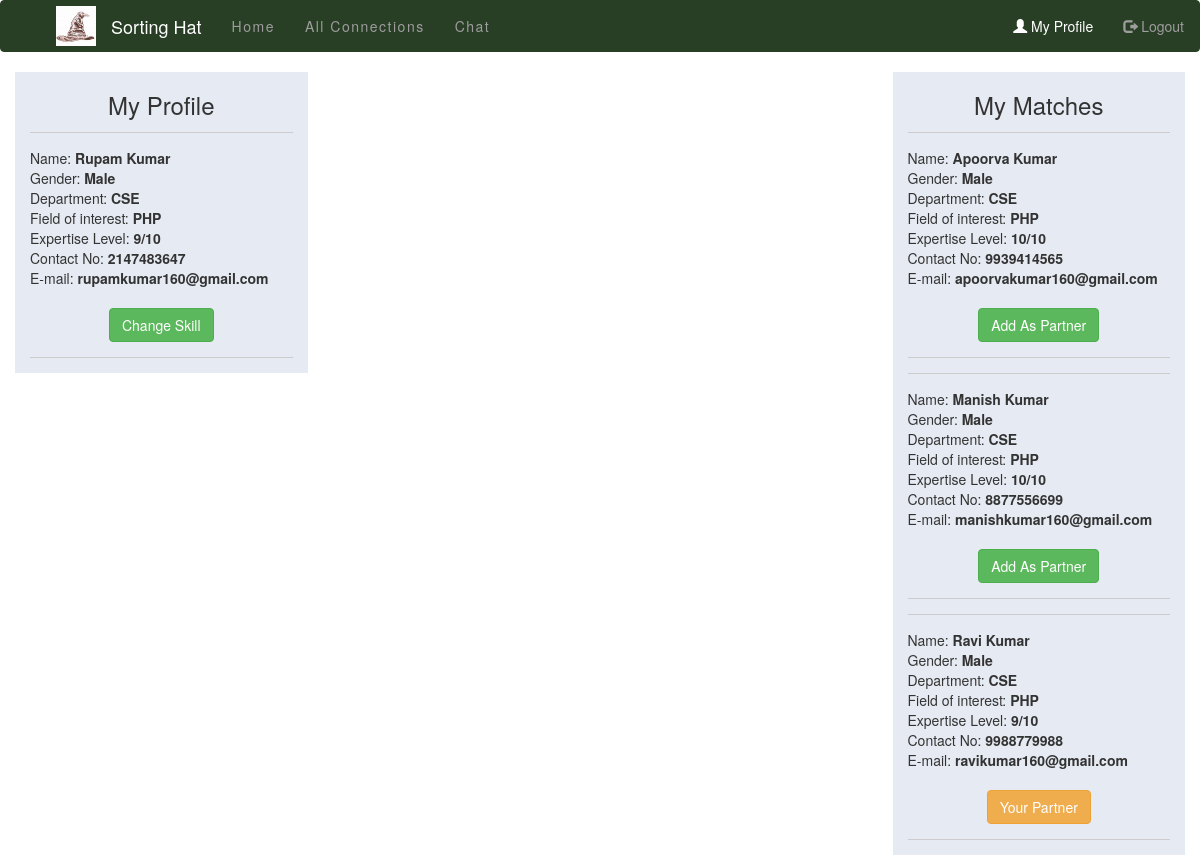
Screenshot of /index.php (signed in) with the database file from the repository.
### tables this page shows
CREATE TABLE `user` (
  `id` int(11) NOT NULL,
  `name` varchar(255) NOT NULL,
  `email` varchar(255) NOT NULL,
  `password` varchar(255) NOT NULL,
  `gender` varchar(255) NOT NULL,
  `contact` varchar(255) NOT NULL,
  `department` varchar(255) NOT NULL,
  `interest` varchar(255) NOT NULL,
  `rating` varchar(255) NOT NULL,
  `im` varchar(255) NOT NULL
);

### index.php (the view, shortened to what this page needs)
<!DOCTYPE html>
<html>
<head>
  <link rel="stylesheet" href="https://maxcdn.bootstrapcdn.com/bootstrap/3.3.7/css/bootstrap.min.css">
  <link rel="stylesheet" type="text/css" href="style.css">
</head>
<body>
	<?php include("nav.php"); ?>
	<div class="container-fluid">
    <div class="col-sm-3" style="background-color: #e6eaf2;">
    	<?php
    	if (isset($_SESSION['loginemail'])) {
include('connect.php');
           $email=$_SESSION['loginemail'];
            $sql = $con->query("SELECT * FROM user WHERE email='$email'");
            $data = $sql->fetch_array();
    	?><center>
     	<h3>My Profile</h3>
</center>
<hr  style=" display: block;
    height: 1px;
    border: 0;
    border-top: 1px solid #ccc;
    margin: 1em 0;
    padding: 0; ">
		<fieldset class="form-group" >
			<div>Name: <strong><?php echo $data['name']; ?></strong></div>
			<div>Gender: <strong><?php echo $data['gender']; ?></strong></div>
			<div>Department: <strong><?php echo $data['department']; ?></strong></div>
			<div>Field of interest: <strong><?php echo $data['interest']; ?></strong></div>
			<div>Expertise Level: <strong><?php echo $data['rating']; echo '/10'; ?></strong></div>
			<div>Contact No: <strong><?php echo $data['contact']; ?></strong></div>
			<div>E-mail: <strong><?php echo $data['email']; ?></strong></div>
			<br>
 <div align="center"><a href="myprofile.php" class="btn btn-success btn-small">Change Skill</a></div>
		</fieldset>
		<hr  style=" display: block;
    height: 1px;
    border: 0;
    border-top: 1px solid #ccc;
    margin: 1em 0;
    padding: 0; ">
    	<?php } ?>
    </div>
    <div class="col-sm-6">
    </div>
     <div class="col-sm-3" style="background-color: #e6eaf2;">
<?php
if (isset($_SESSION['loginemail'])) {
?>
	<center>
     	<h3>My Matches</h3>
</center>
 <?php
	$email=$_SESSION['loginemail'];
include('connect.php');
            $sql = $con->query("SELECT * FROM user WHERE email='$email'");
            $data = $sql->fetch_array();
            $interest=$data['interest'];
            $im=$data['im'];
if($im=='Student')
{
       $new_sql = $con->query("SELECT * FROM user WHERE interest='$interest' AND im='Teacher'");
   }
 if ($new_sql->num_rows <=0) { ?>
          <div class="alert alert-danger">
      <?php echo 'No Matching found according to your skills'; ?>
    </div>
<?php
}else
{
	 while ($new_data = $new_sql->fetch_array()) {
?>
<hr style=" display: block;
    height: 1px;
    border: 0;
    border-top: 1px solid #ccc;
    margin: 1em 0;
    padding: 0; ">
		<fieldset class="form-group">
			<div>Name: <strong><?php echo $new_data['name']; ?></strong></div>
			<div>Gender: <strong><?php echo $new_data['gender']; ?></strong></div>
			<div>Department: <strong><?php echo $new_data['department']; ?></strong></div>
			<div>Field of interest: <strong><?php echo $new_data['interest']; ?></strong></div>
			<div>Expertise Level: <strong><?php echo $new_data['rating']; echo '/10' ?></strong></div>
			<div>Contact No: <strong><?php echo $new_data['contact']; ?></strong></div>
			<div>E-mail: <strong><?php echo $new_data['email']; ?></strong></div>
       <br>
			<?php
       $partner=$new_data['email'];
$new_sq = $con->query("SELECT * FROM partner WHERE ( myemail='$email' AND partner='$partner' ) or ( myemail='$partner' AND partner='$email' ) ");
$data=$new_sq->fetch_array();
if ($new_sq->num_rows <=0) { ?>
 <div align="center"><a href="partner.php?id=<?php echo $new_data['email'];?>" class="btn btn-success btn-small">Add As Partner</a></div>
  <?php } else
  {  if($data['request']=='1') { ?>
    <div align="center"><a class="btn btn-warning btn-small">Your Partner</a></div>
  <?php } else{ ?>
    <div align="center"><a class="btn btn-danger btn-small">Request Sent</a></div>
    <?php } } ?>
		</fieldset>
        <hr  style=" display: block;
    height: 1px;
    border: 0;
    border-top: 1px solid #ccc;
    margin: 1em 0;
    padding: 0; ">
		<?php }
}
}
		 ?>
	</div>
	</div>
</body>
</html>

### rows the page displays
user: name "Rupam Kumar", gender "Male", department "CSE", interest "PHP", rating "9", contact "2147483647", email "rupamkumar160@gmail.com"
user: name "Apoorva Kumar", gender "Male", department "CSE", interest "PHP", rating "10", contact "9939414565", email "apoorvakumar160@gmail.com"
user: name "Manish Kumar", gender "Male", department "CSE", interest "PHP", rating "10", contact "8877556699", email "manishkumar160@gmail.com"
user: name "Ravi Kumar", gender "Male", department "CSE", interest "PHP", rating "9", contact "9988779988", email "ravikumar160@gmail.com", shows "Your Partner"
